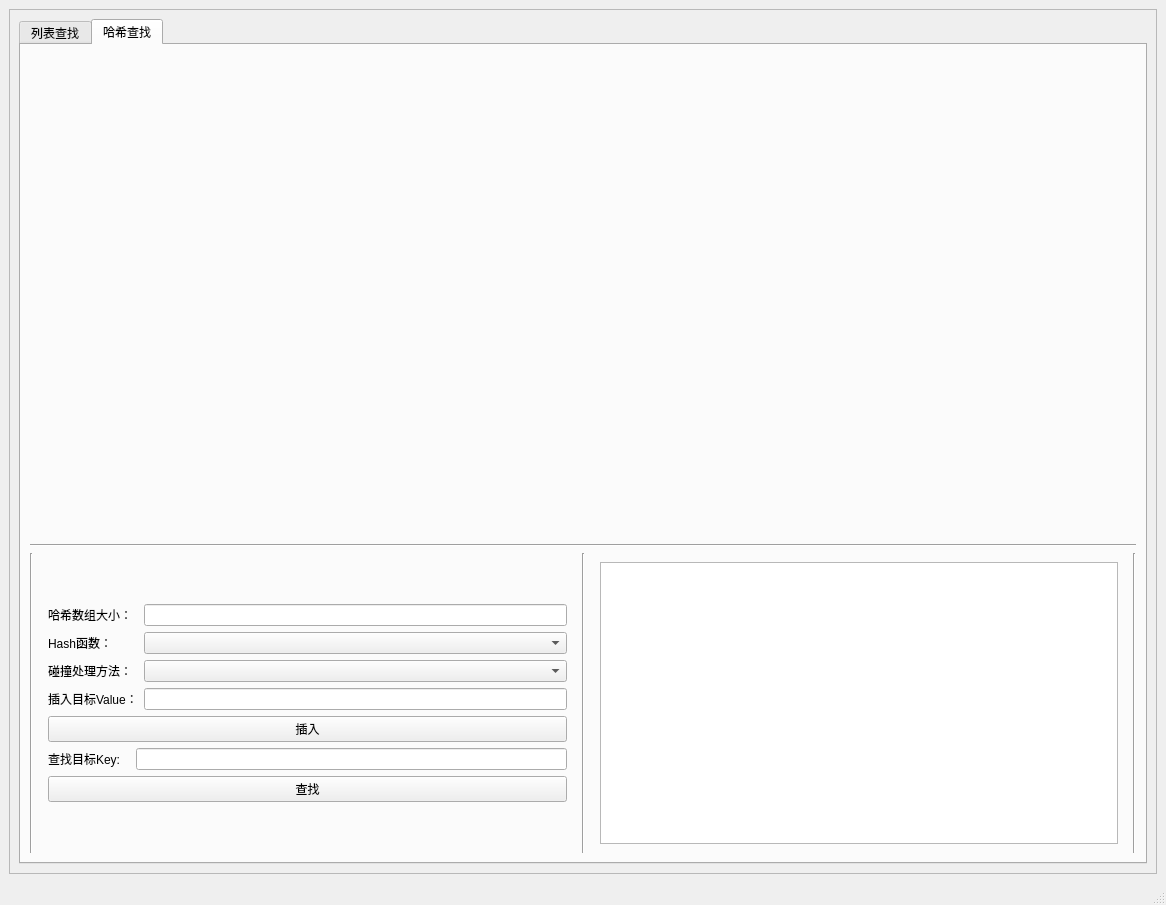
<?xml version="1.0" encoding="UTF-8"?>
<ui version="4.0">
 <class>UI</class>
 <widget class="QMainWindow" name="UI">
  <property name="geometry">
   <rect>
    <x>0</x>
    <y>0</y>
    <width>1166</width>
    <height>905</height>
   </rect>
  </property>
  <property name="windowTitle">
   <string>查找可视化</string>
  </property>
  <widget class="QWidget" name="centralwidget">
   <layout class="QHBoxLayout" name="horizontalLayout_2">
    <item>
     <widget class="QScrollArea" name="scrollArea">
      <property name="widgetResizable">
       <bool>true</bool>
      </property>
      <widget class="QWidget" name="scrollAreaWidgetContents">
       <property name="geometry">
        <rect>
         <x>0</x>
         <y>0</y>
         <width>1142</width>
         <height>830</height>
        </rect>
       </property>
       <layout class="QHBoxLayout" name="horizontalLayout_3">
        <item>
         <widget class="QTabWidget" name="tabWidget">
          <property name="currentIndex">
           <number>1</number>
          </property>
          <widget class="QWidget" name="tab">
           <attribute name="title">
            <string>列表查找</string>
           </attribute>
           <layout class="QHBoxLayout" name="horizontalLayout_5">
            <item>
             <layout class="QVBoxLayout" name="verticalLayout_2">
              <item>
               <widget class="QWidget" name="widget" native="true">
                <property name="sizePolicy">
                 <sizepolicy hsizetype="Expanding" vsizetype="Expanding">
                  <horstretch>0</horstretch>
                  <verstretch>0</verstretch>
                 </sizepolicy>
                </property>
                <property name="maximumSize">
                 <size>
                  <width>5555</width>
                  <height>55555</height>
                 </size>
                </property>
                <property name="styleSheet">
                 <string notr="true"/>
                </property>
                <layout class="QHBoxLayout" name="horizontalLayout_9">
                 <item>
                  <widget class="QWidget" name="widget_3" native="true">
                   <layout class="QHBoxLayout" name="horizontalLayout_10">
                    <property name="spacing">
                     <number>0</number>
                    </property>
                    <property name="leftMargin">
                     <number>0</number>
                    </property>
                    <property name="topMargin">
                     <number>0</number>
                    </property>
                    <property name="rightMargin">
                     <number>0</number>
                    </property>
                    <property name="bottomMargin">
                     <number>0</number>
                    </property>
                    <item>
                     <layout class="QVBoxLayout" name="verticalLayout_7"/>
                    </item>
                   </layout>
                  </widget>
                 </item>
                </layout>
               </widget>
              </item>
              <item>
               <widget class="Line" name="line_7">
                <property name="orientation">
                 <enum>Qt::Horizontal</enum>
                </property>
               </widget>
              </item>
              <item>
               <layout class="QHBoxLayout" name="horizontalLayout">
                <item>
                 <widget class="QWidget" name="widget_2" native="true">
                  <property name="sizePolicy">
                   <sizepolicy hsizetype="Expanding" vsizetype="Preferred">
                    <horstretch>0</horstretch>
                    <verstretch>0</verstretch>
                   </sizepolicy>
                  </property>
                  <property name="minimumSize">
                   <size>
                    <width>0</width>
                    <height>100</height>
                   </size>
                  </property>
                  <layout class="QVBoxLayout" name="verticalLayout">
                   <item>
                    <layout class="QGridLayout" name="gridLayout">
                     <item row="0" column="0">
                      <widget class="QLabel" name="label">
                       <property name="text">
                        <string>快速初始化：</string>
                       </property>
                      </widget>
                     </item>
                     <item row="0" column="1">
                      <widget class="QLineEdit" name="ListInital"/>
                     </item>
                     <item row="1" column="0">
                      <widget class="QLabel" name="label_2">
                       <property name="text">
                        <string>查找目标：</string>
                       </property>
                      </widget>
                     </item>
                     <item row="1" column="1">
                      <widget class="QLineEdit" name="ListTarget"/>
                     </item>
                     <item row="2" column="0">
                      <widget class="QLabel" name="label_3">
                       <property name="text">
                        <string>查找方法：</string>
                       </property>
                      </widget>
                     </item>
                     <item row="2" column="1">
                      <widget class="QComboBox" name="SearchWay"/>
                     </item>
                    </layout>
                   </item>
                   <item>
                    <widget class="QPushButton" name="start">
                     <property name="text">
                      <string>开始</string>
                     </property>
                    </widget>
                   </item>
                  </layout>
                 </widget>
                </item>
                <item>
                 <widget class="Line" name="line_3">
                  <property name="orientation">
                   <enum>Qt::Vertical</enum>
                  </property>
                 </widget>
                </item>
                <item>
                 <widget class="QWidget" name="widget_6" native="true">
                  <property name="sizePolicy">
                   <sizepolicy hsizetype="Fixed" vsizetype="Fixed">
                    <horstretch>0</horstretch>
                    <verstretch>0</verstretch>
                   </sizepolicy>
                  </property>
                  <property name="minimumSize">
                   <size>
                    <width>500</width>
                    <height>200</height>
                   </size>
                  </property>
                  <property name="maximumSize">
                   <size>
                    <width>500</width>
                    <height>200</height>
                   </size>
                  </property>
                  <layout class="QHBoxLayout" name="horizontalLayout_8">
                   <item>
                    <layout class="QVBoxLayout" name="verticalLayout_6"/>
                   </item>
                  </layout>
                 </widget>
                </item>
               </layout>
              </item>
             </layout>
            </item>
           </layout>
          </widget>
          <widget class="QWidget" name="tab_2">
           <attribute name="title">
            <string>哈希查找</string>
           </attribute>
           <layout class="QHBoxLayout" name="horizontalLayout_6">
            <item>
             <layout class="QVBoxLayout" name="verticalLayout_3">
              <item>
               <widget class="QWidget" name="HashWidget" native="true">
                <property name="sizePolicy">
                 <sizepolicy hsizetype="Expanding" vsizetype="Expanding">
                  <horstretch>0</horstretch>
                  <verstretch>0</verstretch>
                 </sizepolicy>
                </property>
               </widget>
              </item>
              <item>
               <widget class="Line" name="line_6">
                <property name="orientation">
                 <enum>Qt::Horizontal</enum>
                </property>
               </widget>
              </item>
              <item>
               <layout class="QHBoxLayout" name="horizontalLayout_4">
                <item>
                 <widget class="Line" name="line_4">
                  <property name="orientation">
                   <enum>Qt::Vertical</enum>
                  </property>
                 </widget>
                </item>
                <item>
                 <widget class="QWidget" name="widget_4" native="true">
                  <property name="sizePolicy">
                   <sizepolicy hsizetype="Expanding" vsizetype="Preferred">
                    <horstretch>0</horstretch>
                    <verstretch>0</verstretch>
                   </sizepolicy>
                  </property>
                  <property name="minimumSize">
                   <size>
                    <width>0</width>
                    <height>100</height>
                   </size>
                  </property>
                  <layout class="QVBoxLayout" name="verticalLayout_5">
                   <item>
                    <layout class="QVBoxLayout" name="verticalLayout_4">
                     <item>
                      <layout class="QGridLayout" name="gridLayout_2">
                       <item row="2" column="0">
                        <widget class="QLabel" name="label_6">
                         <property name="text">
                          <string>碰撞处理方法：</string>
                         </property>
                        </widget>
                       </item>
                       <item row="2" column="1">
                        <widget class="QComboBox" name="Collapes"/>
                       </item>
                       <item row="3" column="0">
                        <widget class="QLabel" name="label_7">
                         <property name="text">
                          <string>插入目标Value：</string>
                         </property>
                        </widget>
                       </item>
                       <item row="3" column="1">
                        <widget class="QLineEdit" name="KeyValue"/>
                       </item>
                       <item row="1" column="0">
                        <widget class="QLabel" name="label_5">
                         <property name="text">
                          <string>Hash函数：</string>
                         </property>
                        </widget>
                       </item>
                       <item row="0" column="1">
                        <widget class="QLineEdit" name="HashSize"/>
                       </item>
                       <item row="0" column="0">
                        <widget class="QLabel" name="label_4">
                         <property name="text">
                          <string>哈希数组大小：</string>
                         </property>
                        </widget>
                       </item>
                       <item row="1" column="1">
                        <widget class="QComboBox" name="HashFuntion"/>
                       </item>
                      </layout>
                     </item>
                     <item>
                      <widget class="QPushButton" name="MapInsert">
                       <property name="text">
                        <string>插入</string>
                       </property>
                      </widget>
                     </item>
                     <item>
                      <layout class="QGridLayout" name="gridLayout_3">
                       <item row="0" column="1">
                        <widget class="QLineEdit" name="KeyEditor"/>
                       </item>
                       <item row="0" column="0">
                        <widget class="QLabel" name="label_8">
                         <property name="text">
                          <string>查找目标Key:   </string>
                         </property>
                        </widget>
                       </item>
                      </layout>
                     </item>
                     <item>
                      <widget class="QPushButton" name="MapSearch">
                       <property name="text">
                        <string>查找</string>
                       </property>
                      </widget>
                     </item>
                    </layout>
                   </item>
                  </layout>
                 </widget>
                </item>
                <item>
                 <widget class="Line" name="line_5">
                  <property name="orientation">
                   <enum>Qt::Vertical</enum>
                  </property>
                 </widget>
                </item>
                <item>
                 <widget class="QWidget" name="widget_5" native="true">
                  <property name="minimumSize">
                   <size>
                    <width>500</width>
                    <height>0</height>
                   </size>
                  </property>
                  <property name="maximumSize">
                   <size>
                    <width>16777215</width>
                    <height>300</height>
                   </size>
                  </property>
                  <layout class="QHBoxLayout" name="horizontalLayout_7">
                   <item>
                    <widget class="QTextBrowser" name="textBrowser"/>
                   </item>
                  </layout>
                 </widget>
                </item>
                <item>
                 <widget class="Line" name="line">
                  <property name="orientation">
                   <enum>Qt::Vertical</enum>
                  </property>
                 </widget>
                </item>
               </layout>
              </item>
             </layout>
            </item>
           </layout>
          </widget>
         </widget>
        </item>
       </layout>
      </widget>
     </widget>
    </item>
   </layout>
  </widget>
  <widget class="QMenuBar" name="menubar">
   <property name="geometry">
    <rect>
     <x>0</x>
     <y>0</y>
     <width>1166</width>
     <height>26</height>
    </rect>
   </property>
  </widget>
  <widget class="QStatusBar" name="statusbar"/>
 </widget>
 <resources/>
 <connections/>
</ui>
